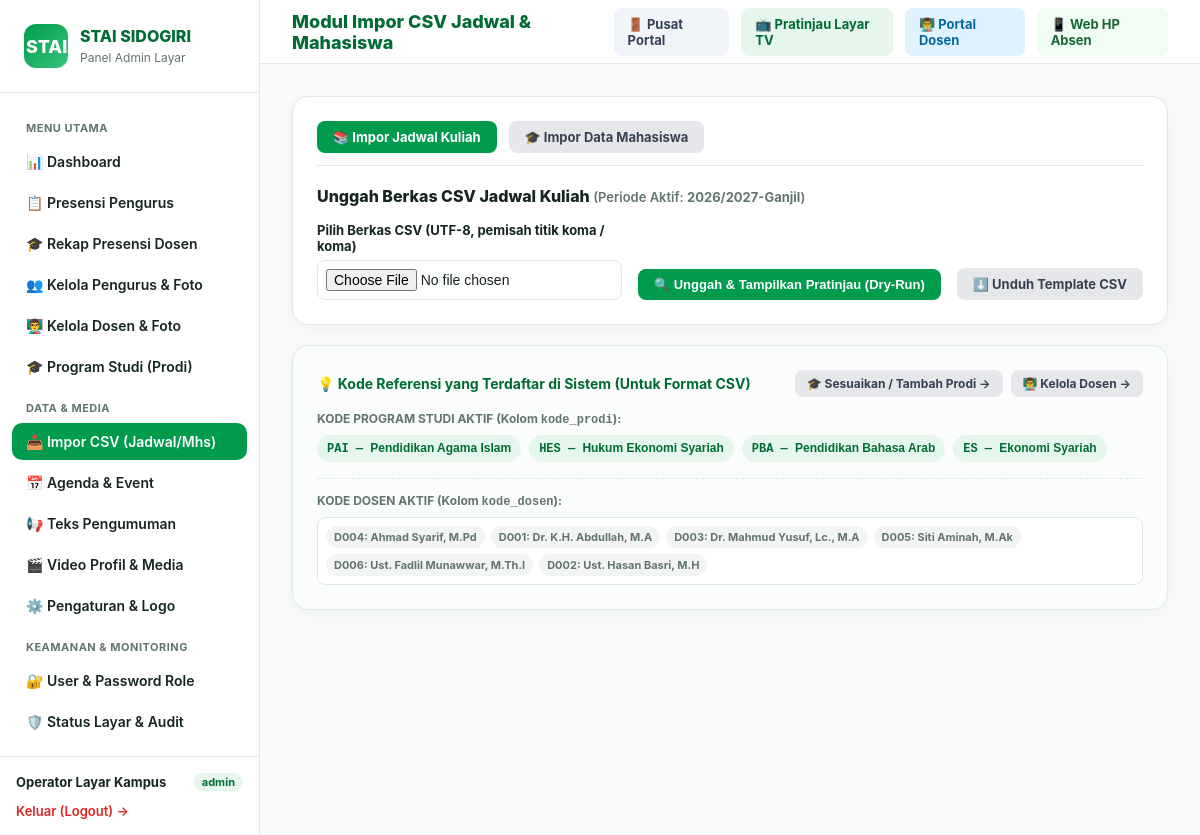
Page /admin/import.php (signed in) on the committed database.
### tables this page shows
CREATE TABLE `pengaturan` (
    `id` BIGINT UNSIGNED AUTO_INCREMENT PRIMARY KEY,
    `kunci` VARCHAR(100) NOT NULL UNIQUE,
    `nilai` JSON NOT NULL,
    `tipe` VARCHAR(50) NOT NULL DEFAULT 'string',
    `created_at` TIMESTAMP NULL DEFAULT CURRENT_TIMESTAMP,
    `updated_at` TIMESTAMP NULL DEFAULT CURRENT_TIMESTAMP ON UPDATE CURRENT_TIMESTAMP
);

CREATE TABLE `periode_akademik` (
    `id` BIGINT UNSIGNED AUTO_INCREMENT PRIMARY KEY,
    `kode` VARCHAR(50) NOT NULL UNIQUE,
    `mulai` DATE NOT NULL,
    `selesai` DATE NOT NULL,
    `aktif` TINYINT(1) NOT NULL DEFAULT 0,
    `created_at` TIMESTAMP NULL DEFAULT CURRENT_TIMESTAMP,
    `updated_at` TIMESTAMP NULL DEFAULT CURRENT_TIMESTAMP ON UPDATE CURRENT_TIMESTAMP
);

CREATE TABLE `prodi` (
    `id` BIGINT UNSIGNED AUTO_INCREMENT PRIMARY KEY,
    `kode` VARCHAR(20) NOT NULL UNIQUE,
    `nama` VARCHAR(100) NOT NULL,
    `urutan` INT NOT NULL DEFAULT 0,
    `aktif` TINYINT(1) NOT NULL DEFAULT 1,
    `created_at` TIMESTAMP NULL DEFAULT CURRENT_TIMESTAMP,
    `updated_at` TIMESTAMP NULL DEFAULT CURRENT_TIMESTAMP ON UPDATE CURRENT_TIMESTAMP
);

CREATE TABLE `dosen` (
    `id` BIGINT UNSIGNED AUTO_INCREMENT PRIMARY KEY,
    `kode_nidn` VARCHAR(50) NOT NULL UNIQUE,
    `nama` VARCHAR(150) NOT NULL,
    `foto_path` VARCHAR(255) NULL,
    `no_hp` VARCHAR(30) NULL,
    `pin` VARCHAR(100) NULL,
    `aktif` TINYINT(1) NOT NULL DEFAULT 1,
    `deleted_at` TIMESTAMP NULL,
    `created_at` TIMESTAMP NULL DEFAULT CURRENT_TIMESTAMP,
    `updated_at` TIMESTAMP NULL DEFAULT CURRENT_TIMESTAMP ON UPDATE CURRENT_TIMESTAMP
);

### admin/auth.php (called while the page is built, shortened)
<?php
function getCurrentAdmin(): ?array
{
    $lastActivity = $_SESSION['stai_admin_last_activity'] ?? 0;
    return [
        'id' => (int) $_SESSION['stai_admin_id'],
        'name' => $_SESSION['stai_admin_name'],
        'email' => $_SESSION['stai_admin_email'],
        'role' => $_SESSION['stai_admin_role']
    ];
}
function requireAdminAuth(): array
{
    $admin = getCurrentAdmin();
    return $admin;
}

### admin/import.php (the view, shortened to what this page needs)
<?php
require_once __DIR__ . '/auth.php';
require_once __DIR__ . '/header.php';
require_once dirname(__DIR__) . '/app/Actions/Import/ImportMahasiswaAction.php';
$jenisImport = $_POST['jenis'] ?? ($_GET['tab'] ?? 'jadwal');
$activePeriode = $pdo->query("SELECT * FROM `periode_akademik` WHERE `aktif` = 1 LIMIT 1")->fetch();
$activeProdiList = $pdo->query("SELECT `kode`, `nama` FROM `prodi` WHERE `aktif` = 1 ORDER BY `urutan` ASC, `id` ASC")->fetchAll();
$activeDosenList = $pdo->query("SELECT `kode_nidn`, `nama` FROM `dosen` WHERE `aktif` = 1 ORDER BY `nama` ASC")->fetchAll();
?>
<div class="card" style="margin-bottom:20px">
    <div style="display:flex;gap:12px;border-bottom:1px solid var(--line);padding-bottom:12px">
        <a href="?tab=jadwal" class="btn <?= $jenisImport === 'jadwal' ? '' : 'btn-secondary' ?>">
            📚 Impor Jadwal Kuliah
        </a>
        <a href="?tab=mahasiswa" class="btn <?= $jenisImport === 'mahasiswa' ? '' : 'btn-secondary' ?>">
            🎓 Impor Data Mahasiswa
        </a>
    </div>
    <div style="margin-top:20px">
        <h3>
            <?= $jenisImport === 'jadwal' ? 'Unggah Berkas CSV Jadwal Kuliah' : 'Unggah Berkas CSV Jumlah Mahasiswa' ?>
            <small style="font-size:13px;font-weight:600;color:var(--muted)">
                (Periode Aktif: <b><?= htmlspecialchars($activePeriode['kode'] ?? 'N/A') ?></b>)
            </small>
        </h3>
        <form method="POST" enctype="multipart/form-data" style="margin-top:16px">
            <div style="display:flex;gap:16px;align-items:flex-end;flex-wrap:wrap">
                <div class="form-group" style="flex:1;min-width:280px;margin-bottom:0">
                    <label>Pilih Berkas CSV (UTF-8, pemisah titik koma / koma)</label>
                    <input type="file" name="file_csv" accept=".csv" required style="padding:8px">
                </div>
                <button type="submit" class="btn">🔍 Unggah & Tampilkan Pratinjau (Dry-Run)</button>
                <a href="?download_template=<?= $jenisImport ?>" class="btn btn-secondary">
                    ⬇️ Unduh Template CSV
                </a>
            </div>
        </form>
    </div>
</div>
<div class="card" style="margin-bottom:20px;background:#fbfdfc;border-color:var(--line)">
    <div style="display:flex;justify-content:space-between;align-items:center;margin-bottom:14px;flex-wrap:wrap;gap:10px">
        <h4 style="font-size:14px;color:var(--g-dark);font-weight:700">
            💡 Kode Referensi yang Terdaftar di Sistem (Untuk Format CSV)
        </h4>
        <div style="display:flex;gap:8px">
            <a href="prodi.php" class="btn btn-secondary" style="font-size:12px;padding:6px 12px">🎓 Sesuaikan / Tambah Prodi &rarr;</a>
            <?php if ($jenisImport === 'jadwal'): ?>
                <a href="dosen.php" class="btn btn-secondary" style="font-size:12px;padding:6px 12px">👨‍🏫 Kelola Dosen &rarr;</a>
            <?php endif; ?>
        </div>
    </div>
    <div>
        <div style="font-size:12px;font-weight:700;color:var(--muted);margin-bottom:8px">
            KODE PROGRAM STUDI AKTIF (Kolom <code>kode_prodi</code>):
        </div>
        <div style="display:flex;gap:8px;flex-wrap:wrap">
            <?php if (empty($activeProdiList)): ?>
                <span style="font-size:13px;color:var(--danger)">Belum ada prodi aktif. <a href="prodi.php">Klik di sini untuk menambah prodi</a>.</span>
            <?php else: ?>
                <?php foreach ($activeProdiList as $ap): ?>
                    <span class="badge ok" style="font-size:12px;padding:6px 10px;font-family:monospace" title="<?= htmlspecialchars($ap['nama']) ?>">
                        <b><?= htmlspecialchars($ap['kode']) ?></b> &mdash; <span style="font-family:sans-serif"><?= htmlspecialchars($ap['nama']) ?></span>
                    </span>
                <?php endforeach; ?>
            <?php endif; ?>
        </div>
    </div>
    <?php if ($jenisImport === 'jadwal'): ?>
        <div style="margin-top:16px;border-top:1px dashed var(--line);padding-top:14px">
            <div style="font-size:12px;font-weight:700;color:var(--muted);margin-bottom:8px">
                KODE DOSEN AKTIF (Kolom <code>kode_dosen</code>):
            </div>
            <div style="display:flex;gap:6px;flex-wrap:wrap;max-height:110px;overflow-y:auto;padding:8px;background:#fff;border-radius:8px;border:1px solid var(--line)">
                <?php if (empty($activeDosenList)): ?>
                    <span style="font-size:13px;color:var(--danger)">Belum ada data dosen aktif. <a href="dosen.php">Tambah dosen di sini</a>.</span>
                <?php else: ?>
                    <?php foreach ($activeDosenList as $ad): ?>
                        <span class="badge off" style="font-size:11px;padding:4px 8px" title="<?= htmlspecialchars($ad['nama']) ?>">
                            <b><?= htmlspecialchars($ad['kode_nidn']) ?></b>: <?= htmlspecialchars($ad['nama']) ?>
                        </span>
                    <?php endforeach; ?>
                <?php endif; ?>
            </div>
        </div>
    <?php endif; ?>
</div>
<?php require_once __DIR__ . '/footer.php'; ?>

### admin/header.php (shortened to what this page needs)
<?php
require_once __DIR__ . '/auth.php';
$admin = requireAdminAuth();
$currentScript = basename($_SERVER['PHP_SELF']);
$campusNameHeader = 'STAI SIDOGIRI';
$campusLogoHeader = null;
try {
    $adminPdoHeader = getAdminPdo();
    $rowCamp = $adminPdoHeader->query("SELECT `nilai` FROM `pengaturan` WHERE `kunci` = 'nama_kampus'")->fetch();
    if ($rowCamp && !empty($rowCamp['nilai'])) {
        $campusNameHeader = json_decode($rowCamp['nilai'], true) ?: 'STAI SIDOGIRI';
    }
} catch (Throwable $e) {}
?>
<!DOCTYPE html>
<html lang="id">
<head>
</head>
<body>
    <aside>
        <div class="brand">
            <div class="brand-logo" style="overflow:hidden;padding:2px">
                <?php if ($campusLogoHeader): ?>
                    <img src="<?= htmlspecialchars($campusLogoHeader) ?>" style="width:100%;height:100%;object-fit:contain;background:#fff;border-radius:10px" alt="Logo">
                <?php else: ?>
                    STAI
                <?php endif; ?>
            </div>
            <div class="brand-text">
                <h2><?= htmlspecialchars($campusNameHeader) ?></h2>
                <small>Panel Admin Layar</small>
            </div>
        </div>
        <nav>
            <div class="nav-label">Menu Utama</div>
            <a href="index.php" class="<?= $currentScript === 'index.php' ? 'active' : '' ?>">📊 Dashboard</a>
            <a href="absensi.php" class="<?= $currentScript === 'absensi.php' ? 'active' : '' ?>">📋 Presensi Pengurus</a>
            <a href="absensi_dosen.php" class="<?= $currentScript === 'absensi_dosen.php' ? 'active' : '' ?>">🎓 Rekap Presensi Dosen</a>
            <a href="pengurus.php" class="<?= $currentScript === 'pengurus.php' ? 'active' : '' ?>">👥 Kelola Pengurus & Foto</a>
            <a href="dosen.php" class="<?= $currentScript === 'dosen.php' ? 'active' : '' ?>">👨‍🏫 Kelola Dosen & Foto</a>
            <a href="prodi.php" class="<?= $currentScript === 'prodi.php' ? 'active' : '' ?>">🎓 Program Studi (Prodi)</a>
            <div class="nav-label">Data & Media</div>
            <a href="import.php" class="<?= $currentScript === 'import.php' ? 'active' : '' ?>">📥 Impor CSV (Jadwal/Mhs)</a>
            <a href="agenda.php" class="<?= $currentScript === 'agenda.php' ? 'active' : '' ?>">📅 Agenda & Event</a>
            <a href="pengumuman.php" class="<?= $currentScript === 'pengumuman.php' ? 'active' : '' ?>">📢 Teks Pengumuman</a>
            <a href="media.php" class="<?= $currentScript === 'media.php' ? 'active' : '' ?>">🎬 Video Profil & Media</a>
            <a href="pengaturan.php" class="<?= $currentScript === 'pengaturan.php' ? 'active' : '' ?>">⚙️ Pengaturan & Logo</a>
            <div class="nav-label">Keamanan &amp; Monitoring</div>
            <a href="users.php" class="<?= $currentScript === 'users.php' ? 'active' : '' ?>">🔐 User &amp; Password Role</a>
            <a href="audit.php" class="<?= $currentScript === 'audit.php' ? 'active' : '' ?>">🛡️ Status Layar & Audit</a>
        </nav>
        <div class="sidebar-footer">
            <div class="user-info">
                <span class="user-name"><?= htmlspecialchars($admin['name']) ?></span>
                <span class="user-role"><?= htmlspecialchars($admin['role']) ?></span>
            </div>
            <a href="logout.php" class="btn-sm-logout">Keluar (Logout) &rarr;</a>
        </div>
    </aside>
    <main>
        <header>
            <div class="page-title">
                <?php
                    echo match($currentScript) {
                        'index.php' => 'Dashboard Sistem',
                        'absensi.php' => 'Presensi Pengurus & Koreksi Manual',
                        'absensi_dosen.php' => 'Rekapitulasi & Presensi Dosen Kampus',
                        'pengurus.php' => 'Pengurus, Foto, PIN, & Perangkat HP',
                        'dosen.php' => 'Master Data Dosen & Foto Pengajar',
                        'prodi.php' => 'Master Data Program Studi (Prodi)',
                        'import.php' => 'Modul Impor CSV Jadwal & Mahasiswa',
                        'agenda.php' => 'Pengaturan Agenda & Event Kampus',
                        'pengumuman.php' => 'Pengaturan Teks Berjalan (Ticker Bawah)',
                        'media.php' => 'Video Profil Kampus & Media',
                        'pengaturan.php' => 'Pengaturan Display & Layar Kampus',
                        'users.php' => 'Manajemen User, Password & Role',
                        'audit.php' => 'Audit Trail & Status Konektivitas TV',
                        default => 'Panel Administrasi'
                    };
                ?>
            </div>
            <div class="top-actions">
                <a href="../login.php" class="btn-kiosk" style="background:#f1f5f9;color:#334155">🚪 Pusat Portal</a>
                <a href="../index.html" target="_blank" class="btn-kiosk">📺 Pratinjau Layar TV</a>
                <a href="../dosen/index.php" target="_blank" class="btn-kiosk" style="background:#e0f2fe;color:#0369a1">👨‍🏫 Portal Dosen</a>
                <a href="../absen/index.php" target="_blank" class="btn-kiosk" style="background:#f0fdf4;color:#166534">📱 Web HP Absen</a>
            </div>
        </header>
        <div class="content">

### admin/header.php (style rules this page uses)
:root { --g: #009B4C; --g-dark: #006b34; --g-soft: #e6f6ed; --ink: #16261d; --muted: #62756a; --line: #dfeae3; --bg: #f8faf9; --card: #ffffff; --danger: #dc2626; }
* { box-sizing: border-box; margin: 0; padding: 0; }
body { font-family: -apple-system, BlinkMacSystemFont, "Segoe UI", Roboto, sans-serif; background: var(--bg); color: var(--ink); display: flex; min-height: 100vh; }
aside { width: 260px; background: #fff; border-right: 1px solid var(--line); display: flex; flex-direction: column; flex-shrink: 0; }
.brand { padding: 24px; border-bottom: 1px solid var(--line); display: flex; align-items: center; gap: 12px; }
.brand-logo { width: 44px; height: 44px; background: linear-gradient(135deg, var(--g), #37c47a); color: #fff; font-size: 18px; font-weight: 800; border-radius: 12px; display: grid; place-items: center; }
.brand-text h2 { font-size: 16px; font-weight: 800; color: var(--g-dark); }
.brand-text small { font-size: 12px; color: var(--muted); }
nav { padding: 16px 12px; flex: 1; display: flex; flex-direction: column; gap: 4px; }
nav a { display: flex; align-items: center; gap: 12px; padding: 10px 14px; border-radius: 10px; color: var(--ink); text-decoration: none; font-size: 14px; font-weight: 600; transition: all .2s; }
nav a.active { background: var(--g); color: #fff; }
nav .nav-label { font-size: 11px; font-weight: 700; color: var(--muted); text-transform: uppercase; padding: 12px 14px 4px; letter-spacing: 0.5px; }
.sidebar-footer { padding: 16px; border-top: 1px solid var(--line); font-size: 13px; }
.user-info { display: flex; align-items: center; justify-content: space-between; margin-bottom: 12px; }
.user-name { font-weight: 700; font-size: 13px; color: var(--ink); }
.user-role { font-size: 11px; background: var(--g-soft); color: var(--g-dark); padding: 2px 8px; border-radius: 99px; font-weight: 700; }
.btn-sm-logout { color: var(--danger); text-decoration: none; font-weight: 600; font-size: 13px; }
main { flex: 1; display: flex; flex-direction: column; overflow-x: hidden; }
header { height: 64px; background: #fff; border-bottom: 1px solid var(--line); display: flex; align-items: center; justify-content: space-between; padding: 0 32px; }
.page-title { font-size: 18px; font-weight: 800; color: var(--g-dark); }
.top-actions { display: flex; align-items: center; gap: 12px; }
.btn-kiosk { display: inline-flex; align-items: center; gap: 6px; background: var(--g-soft); color: var(--g-dark); padding: 8px 14px; border-radius: 8px; font-size: 13px; font-weight: 700; text-decoration: none; }
.content { padding: 32px; max-width: 1200px; width: 100%; margin: 0 auto; }
.card { background: #fff; border: 1px solid var(--line); border-radius: 16px; padding: 24px; box-shadow: 0 4px 16px rgba(0,0,0,0.03); margin-bottom: 24px; }
.card h3 { font-size: 16px; font-weight: 800; margin-bottom: 16px; color: var(--ink); }
.badge { padding: 4px 10px; border-radius: 99px; font-size: 12px; font-weight: 700; display: inline-block; }
.badge.ok { background: var(--g-soft); color: var(--g-dark); }
.badge.off { background: #f3f4f6; color: var(--muted); }
.btn { display: inline-flex; align-items: center; justify-content: center; background: var(--g); color: #fff; border: 0; padding: 8px 16px; border-radius: 8px; font-size: 13px; font-weight: 700; cursor: pointer; text-decoration: none; }
.btn-secondary { background: #e5e7eb; color: #374151; }
.form-group { margin-bottom: 16px; }
.form-group label { display: block; font-size: 13px; font-weight: 700; margin-bottom: 6px; }
.form-group input, .form-group select, .form-group textarea { width: 100%; padding: 10px 12px; border: 1px solid var(--line); border-radius: 8px; font-size: 14px; outline: none; }

### rows in the picture
pengaturan: nilai "STAI SIDOGIRI"
periode_akademik: kode "2026/2027-Ganjil"
prodi: kode "PAI", nama "Pendidikan Agama Islam"
prodi: kode "HES", nama "Hukum Ekonomi Syariah"
prodi: kode "PBA", nama "Pendidikan Bahasa Arab"
prodi: kode "ES", nama "Ekonomi Syariah"
dosen: kode_nidn "D004", nama "Ahmad Syarif, M.Pd"
dosen: kode_nidn "D001", nama "Dr. K.H. Abdullah, M.A"
dosen: kode_nidn "D003", nama "Dr. Mahmud Yusuf, Lc., M.A"
dosen: kode_nidn "D005", nama "Siti Aminah, M.Ak"
dosen: kode_nidn "D006", nama "Ust. Fadlil Munawwar, M.Th.I"
dosen: kode_nidn "D002", nama "Ust. Hasan Basri, M.H"

### other values in the picture
$admin['name'] "Operator Layar Kampus"
$admin['role'] "admin"
